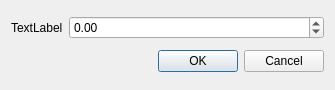
<?xml version="1.0" encoding="UTF-8"?>
<ui version="4.0">
 <class>NumericEditor</class>
 <widget class="QDialog" name="NumericEditor">
  <property name="geometry">
   <rect>
    <x>0</x>
    <y>0</y>
    <width>335</width>
    <height>90</height>
   </rect>
  </property>
  <property name="windowTitle">
   <string>Numeric Value</string>
  </property>
  <layout class="QVBoxLayout" name="verticalLayout">
   <item>
    <layout class="QHBoxLayout" name="horizontalLayout">
     <item>
      <widget class="QLabel" name="propNameLabel">
       <property name="text">
        <string>TextLabel</string>
       </property>
      </widget>
     </item>
     <item>
      <widget class="QDoubleSpinBox" name="propValueField">
       <property name="sizePolicy">
        <sizepolicy hsizetype="Expanding" vsizetype="Fixed">
         <horstretch>0</horstretch>
         <verstretch>0</verstretch>
        </sizepolicy>
       </property>
       <property name="minimum">
        <double>-999999990.990000009536743</double>
       </property>
       <property name="maximum">
        <double>99999999.989999994635582</double>
       </property>
      </widget>
     </item>
    </layout>
   </item>
   <item>
    <widget class="QDialogButtonBox" name="buttonBox">
     <property name="orientation">
      <enum>Qt::Horizontal</enum>
     </property>
     <property name="standardButtons">
      <set>QDialogButtonBox::Cancel|QDialogButtonBox::Ok</set>
     </property>
    </widget>
   </item>
  </layout>
 </widget>
 <resources/>
 <connections>
  <connection>
   <sender>buttonBox</sender>
   <signal>accepted()</signal>
   <receiver>NumericEditor</receiver>
   <slot>accept()</slot>
   <hints>
    <hint type="sourcelabel">
     <x>248</x>
     <y>254</y>
    </hint>
    <hint type="destinationlabel">
     <x>157</x>
     <y>274</y>
    </hint>
   </hints>
  </connection>
  <connection>
   <sender>buttonBox</sender>
   <signal>rejected()</signal>
   <receiver>NumericEditor</receiver>
   <slot>reject()</slot>
   <hints>
    <hint type="sourcelabel">
     <x>316</x>
     <y>260</y>
    </hint>
    <hint type="destinationlabel">
     <x>286</x>
     <y>274</y>
    </hint>
   </hints>
  </connection>
 </connections>
</ui>
